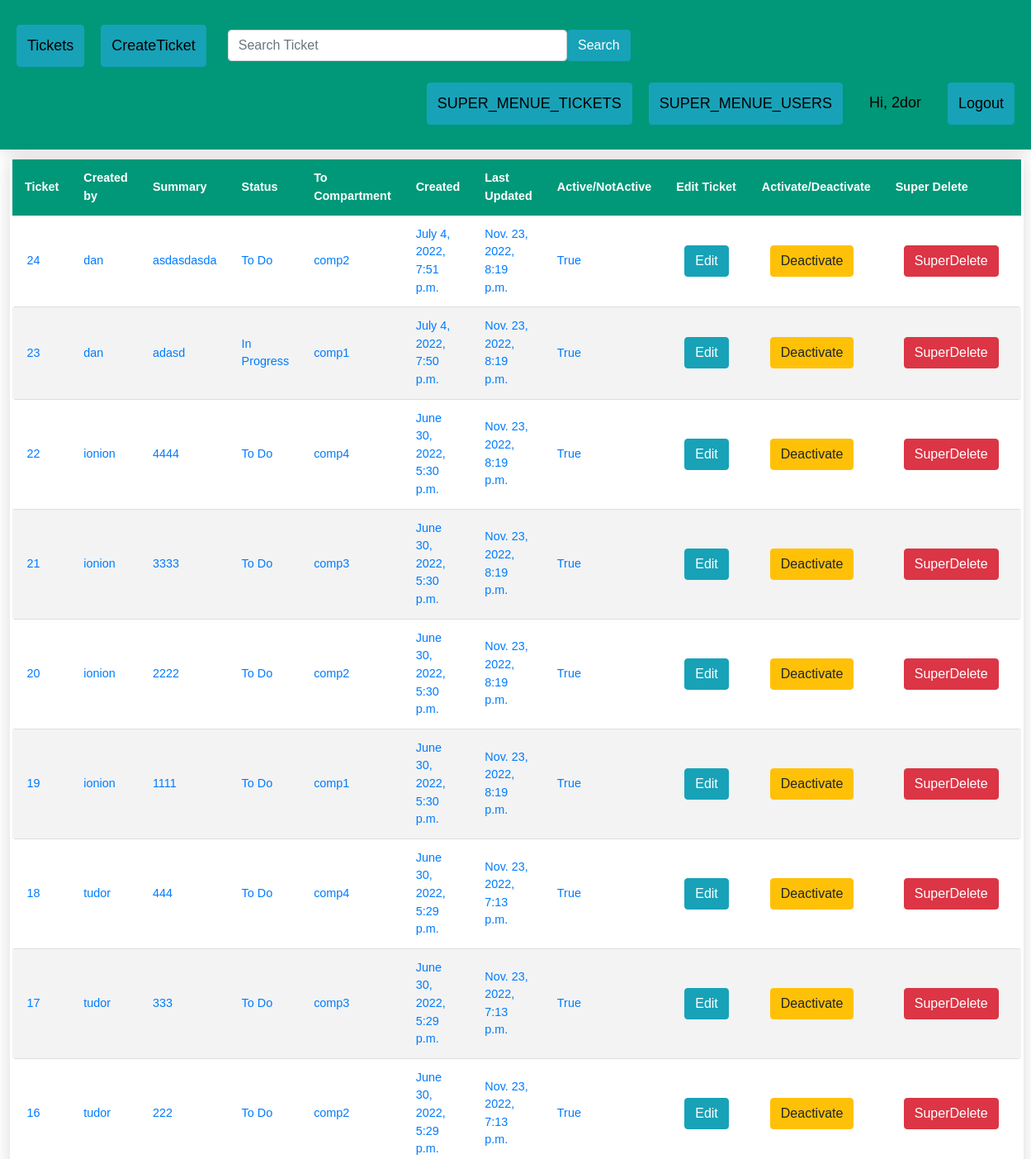
The app's page /SuperMenueTickets/ (signed in, upper part), older data.
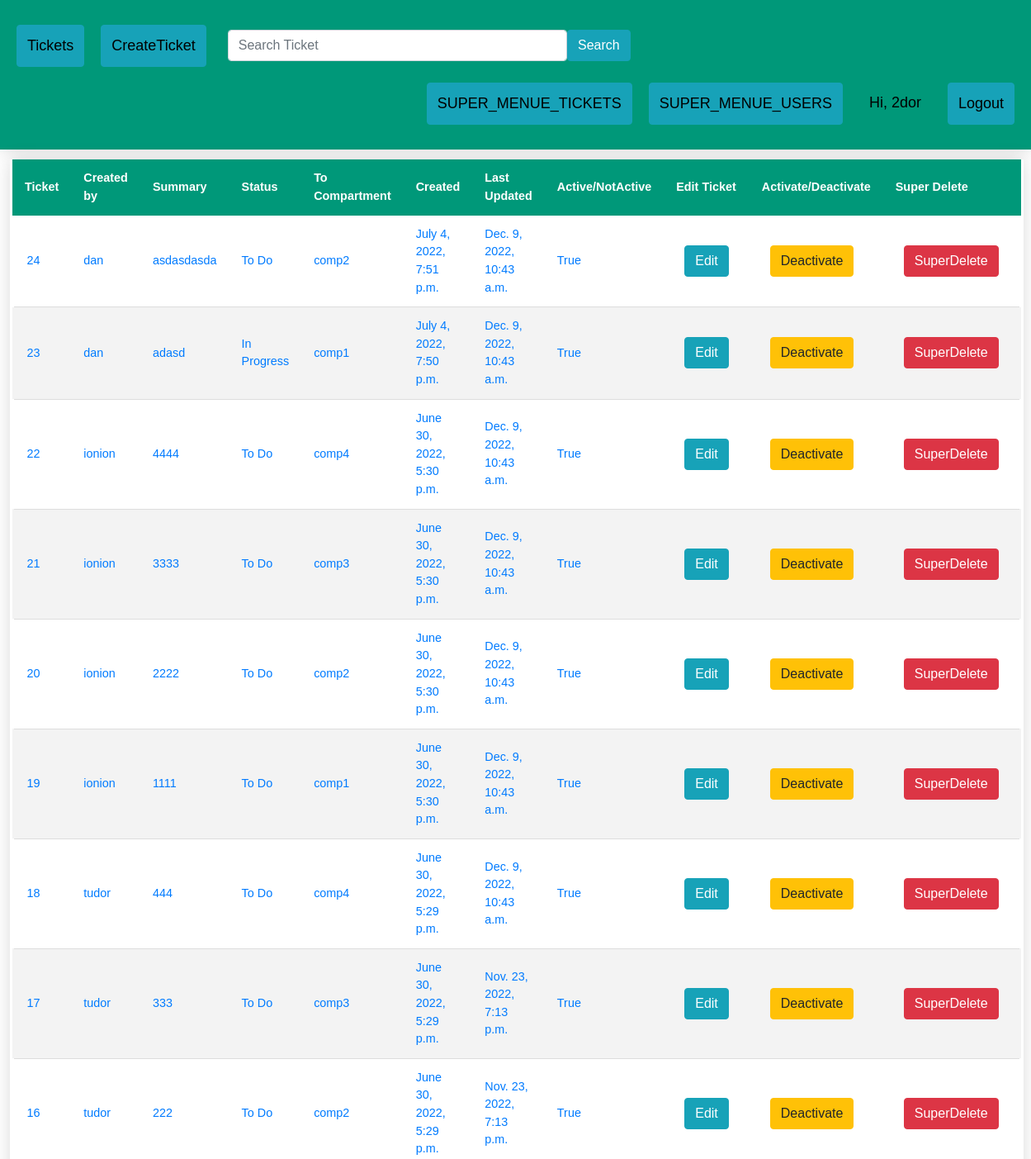
The same page, newer data.
### ticketApp/models.py (models this page shows)
class Ticket(models.Model):
	title = models.CharField(max_length=100)
	assignee = models.ForeignKey(User, null=True, blank=True, on_delete=models.CASCADE)
	status = models.CharField(max_length=25, choices=TicketStatus.choices, default=TicketStatus.TO_DO)
	compartment = models.CharField(max_length=25, choices=Compartiment.choices, default=None, null=False, blank=False)
	description = models.TextField()
	created_at = models.DateTimeField('created at', auto_now_add=True)
	updated_at = models.DateTimeField('updated at', auto_now=True)
	active = models.BooleanField(default=1)

### ticketApp/views.py (the view)
# urls.py: path('SuperMenueTickets/', views.super_menue_tickets, name='super_menue_tickets'),
@login_required
def super_menue_tickets(request):
	if request.user.is_superuser:
		tickets = Ticket.objects.order_by('-created_at')
		return render(request, 'super_menue_tickets.html', {'tickets': tickets})

### ticketApp/templates/super_menue_tickets.html (shortened to what this page needs)
{% extends 'base.html' %}
{% block content %}
<table class="styled-table" content="width=device-width, initial-scale=1, maximum-scale=1, minimum-scale=1">
    <thead>
    <tr>
        {% if user.is_superuser %}
        <th>Ticket</th>
        <th>Created by</th>
        <th>Summary</th>
        <th>Status</th>
        <th>To Compartment</th>
        <th>Created</th>
        <th>Last Updated</th>
        <th>Active/NotActive</th>
        <th>Edit Ticket</th>
        <th>Activate/Deactivate</th>
        <th>Super Delete</th>
        {% endif %}
    </tr>
    </thead>
    {% if user.is_authenticated %}
    <tbody>
    {% for ticket in tickets %}
    {% if user.is_superuser %}
    <tr>
        <td><a href="/ticket/{{ticket.id}}">{{ticket.id}}</a></td>
        <td><a href="/ticket/{{ticket.id}}">{{ticket.assignee}}</a></td>
        <td><a href="/ticket/{{ticket.id}}">{{ticket.title}}</a></td>
        <td><a href="/ticket/{{ticket.id}}">{{ticket.status}}</a></td>
        <td><a href="/ticket/{{ticket.id}}">{{ticket.compartment}}</a></td>
        <td><a href="/ticket/{{ticket.id}}">{{ticket.created_at}}</a></td>
        <td><a href="/ticket/{{ticket.id}}">{{ticket.updated_at}}</a></td>
        <td><a href="/ticket/{{ticket.id}}">{{ticket.active}}</a></td>
        <td><a href="{% url 'EditTicket' ticket.id %}" style="margin:10px;" class="btn btn-info">Edit</a></td>
        {% if ticket.active == True %}
        <td><a href="{% url 'DeactivateTicket' ticket.id %}" style="margin:10px;" class="btn btn-warning">Deactivate</a></td>
        {% else %}
        <td><a href="{% url 'ActiveTicket' ticket.id %}" style="margin:10px;" class="btn btn-success">Activate</a></td>
        {% endif %}
        <td><a href="{% url 'DeleteTicket' ticket.id %}" style="margin:10px;" class="btn btn-danger">SuperDelete</a></td>
    </tr>
    {% endif %}
    {% endfor %}
    </tbody>
    {% endif %}
</table>
{% endblock %}

Row changes from the older to the newer data that the page shows:
changed Ticket "asdasdasda": updated_at "Nov. 23, 2022, 8:19 p.m." → "Dec. 9, 2022, 10:43 a.m."
changed Ticket "adasd": updated_at "Nov. 23, 2022, 8:19 p.m." → "Dec. 9, 2022, 10:43 a.m."
changed Ticket id 22: updated_at "Nov. 23, 2022, 8:19 p.m." → "Dec. 9, 2022, 10:43 a.m."
changed Ticket id 21: updated_at "Nov. 23, 2022, 8:19 p.m." → "Dec. 9, 2022, 10:43 a.m."
changed Ticket id 20: updated_at "Nov. 23, 2022, 8:19 p.m." → "Dec. 9, 2022, 10:43 a.m."
changed Ticket id 19: updated_at "Nov. 23, 2022, 8:19 p.m." → "Dec. 9, 2022, 10:43 a.m."
changed Ticket id 18: updated_at "Nov. 23, 2022, 7:13 p.m." → "Dec. 9, 2022, 10:43 a.m."
